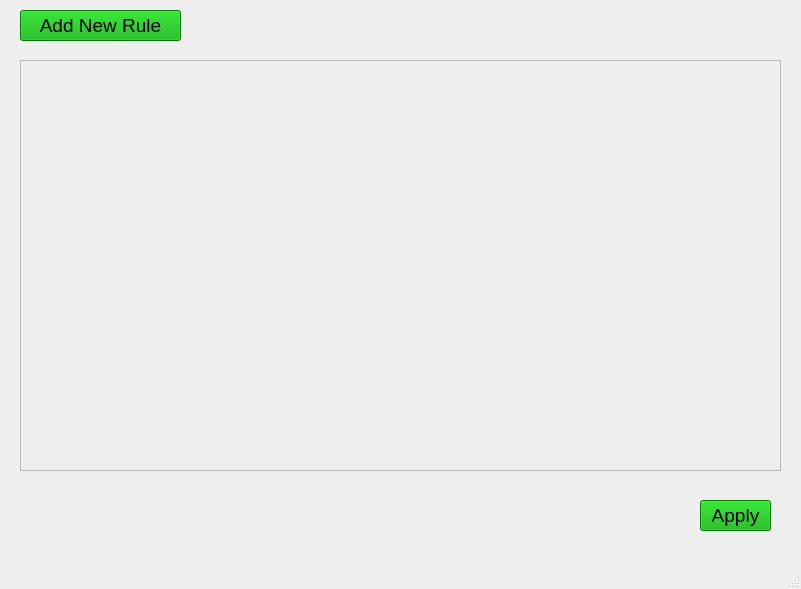
<?xml version="1.0" encoding="UTF-8"?>
<ui version="4.0">
 <class>MainWindow</class>
 <widget class="QMainWindow" name="MainWindow">
  <property name="geometry">
   <rect>
    <x>0</x>
    <y>0</y>
    <width>801</width>
    <height>589</height>
   </rect>
  </property>
  <property name="windowTitle">
   <string>MainWindow</string>
  </property>
  <widget class="QWidget" name="centralwidget">
   <widget class="QPushButton" name="pushButton">
    <property name="enabled">
     <bool>true</bool>
    </property>
    <property name="geometry">
     <rect>
      <x>20</x>
      <y>10</y>
      <width>161</width>
      <height>31</height>
     </rect>
    </property>
    <property name="font">
     <font>
      <family>Arial</family>
      <pointsize>14</pointsize>
     </font>
    </property>
    <property name="styleSheet">
     <string notr="true">background-color: rgb(0, 170, 0)</string>
    </property>
    <property name="text">
     <string>Add New Rule</string>
    </property>
   </widget>
   <widget class="QPushButton" name="pushButton_2">
    <property name="enabled">
     <bool>true</bool>
    </property>
    <property name="geometry">
     <rect>
      <x>700</x>
      <y>500</y>
      <width>71</width>
      <height>31</height>
     </rect>
    </property>
    <property name="font">
     <font>
      <family>Arial</family>
      <pointsize>14</pointsize>
     </font>
    </property>
    <property name="styleSheet">
     <string notr="true">Background-color: rgb(0, 170, 0)</string>
    </property>
    <property name="text">
     <string>Apply</string>
    </property>
   </widget>
   <widget class="QScrollArea" name="scrollArea">
    <property name="geometry">
     <rect>
      <x>20</x>
      <y>60</y>
      <width>761</width>
      <height>411</height>
     </rect>
    </property>
    <property name="widgetResizable">
     <bool>true</bool>
    </property>
    <widget class="QWidget" name="scrollAreaWidgetContents_2">
     <property name="geometry">
      <rect>
       <x>0</x>
       <y>0</y>
       <width>759</width>
       <height>409</height>
      </rect>
     </property>
    </widget>
   </widget>
  </widget>
  <widget class="QMenuBar" name="menubar">
   <property name="geometry">
    <rect>
     <x>0</x>
     <y>0</y>
     <width>801</width>
     <height>25</height>
    </rect>
   </property>
  </widget>
  <widget class="QStatusBar" name="statusbar"/>
 </widget>
 <resources/>
 <connections/>
</ui>
